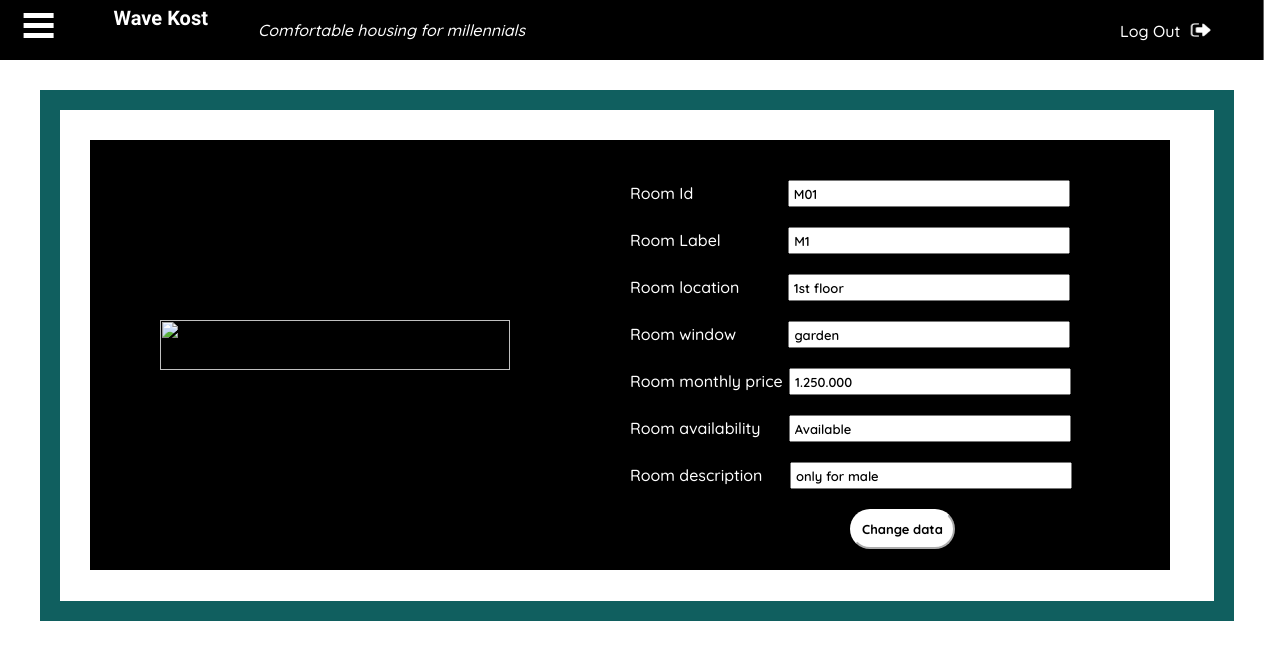
Page /r_edit.php?room_id=M01 on the committed database.
### tables this page shows
CREATE TABLE `myroom` (
  `room_id` varchar(100) NOT NULL,
  `room_label` varchar(100) NOT NULL,
  `room_location` varchar(100) NOT NULL,
  `room_window` varchar(100) NOT NULL,
  `room_monthly_price` varchar(100) NOT NULL,
  `room_availability` varchar(100) NOT NULL,
  `room_description` varchar(255) NOT NULL
);

### functionn/function.php (called while the page is built, shortened)
<?php
$conn= mysqli_connect("localhost", "root", "", "room");
function query($query){
    global $conn;
    $result= mysqli_query($conn, $query);
    $rows= [];
    while ($row= mysqli_fetch_assoc($result)){
        $rows[]= $row;
    }
    return $rows;
}

### r_edit.php (the view, shortened to what this page needs)
<?php
require 'functionn/function.php';
$room_id= $_GET["room_id"];
$myroom= query("SELECT * FROM myroom WHERE room_id= '$room_id'")[0];
?>
<!DOCTYPE html>
<html lang="en">
<head>
    <link rel="stylesheet" href="css/r_edit.css">
</head>
<body>
<div class="sidebar">
        <div class="toggleBtn">
            <span> </span>
            <span> </span>
            <span> </span>
        </div>
    <h3 class="wave">Wave Kost <span class="desc">Comfortable housing for millennials</span>
    <span class="logout"><a href="login.php">Log Out<img src="img/logout1.png" style="width:20px; height:14px;"/></span></a></h3>
</div>
<div id="edit">
    <div id="input">
    <h1 ><img src="https://see.fontimg.com/api/renderfont4/1GMVL/eyJyIjoiZnMiLCJoIjo4MSwidyI6MTUwMCwiZnMiOjU0LCJmZ2MiOiIjRjZFQUVBIiwiYmdjIjoiI0YyRjJGMiIsInQiOjF9/RWRpdCBEYXRh/game-of-squids.png"></h1>
          <form action="" method="post">
          <ul>
           <br>
                <label for="room_id">Room Id </label>
                <input type="text" name="room_id" id="room_id" required value="<?= $myroom["room_id"]; ?>" style="margin-left: 90px;">
           <br><br>
                <label for="name">Room Label </label>
                <input type="text" name="room_label" id="room_label" value="<?= $myroom["room_label"]; ?>"  style="margin-left: 63px;">
           <br><br>
                <label for="gender">Room location </label>
                <input type="text" name="room_location" id="room_location" value="<?= $myroom["room_location"]; ?>" style="margin-left: 44px;">
           <br><br>
                <label for="email">Room window  </label>
                <input type="text" name="room_window" id="room_window" value="<?= $myroom["room_window"]; ?>" style="margin-left: 48px;">
           <br><br>
                <label for="id_card">Room monthly price  </label>
                <input type="text" name="room_monthly_price" id="room_monthly_price" value="<?= $myroom["room_monthly_price"]; ?>"style="margin-left: 2px;">
           <br><br>
                <label for="id_card">Room availability  </label>
                <input type="text" name="room_availability" id="room_availability" value="<?= $myroom["room_availability"]; ?>" style="margin-left: 24px;">
           <br><br>
                <label for="id_card">Room description </label>
                <input type="text" name="room_description" id="room_description" value="<?= $myroom["room_description"]; ?>" style="margin-left: 23px;">
           <br><br>
                <button type="submit" name="submit">Change data</button>
        </ul>
          </form>
     </div>
</div>
</body>
</html>

### css/r_edit.css (style rules this page uses)
body { padding: 0; margin: 0; box-sizing: border-box; }
#edit { background: none; transition: all 1s; }
#input { display: flex; padding: 10px; background: none; border: 20px solid #105F5F; margin-top: 30px; margin-left: 40px; margin-right: 40px; margin-bottom: 20px; }
#input h1 { width: 500px; height: 430px; background: black; margin-top: 20px; margin-left: 20px; }
#input h1 img { color: white; font-size: 20px; margin-left: 40px; margin-top: 150px; padding: 30px; width: 350px; height: 50px; }
#input form ul { color: white; display: flexbox; justify-content: space-evenly; background: black; font-family: 'Quicksand', sans-serif; font-weight: 500; font-size: 16px; margin-top: 20px; padding-right: 40px; padding-left: 40px; padding-top: 20px; height: 410px; width: 500px; }
#input form ul input { width: 270px; height: 15px; font-family: 'Quicksand', sans-serif; font-weight: 600; font-size: 13px; padding: 4px; }
#input form ul button { background: white; margin-left: 220px; border-radius: 20px; border-color: white; font-family: 'Quicksand', sans-serif; font-weight: 700; font-size: 13px; padding: 10px; cursor: pointer; }
.sidebar { display: -webkit-sticky; position: sticky; top: 0; justify-content: space-between; width: 1560px; height: 60px; Left: 10px; background-color: black; z-index: 2; transform: translateX(-19%); }
.sidebar h3 { display: flex; margin-top: 0; padding-right: 15px; padding-top: 6px; color: white; margin-left: 410px; font-family: 'Rock Salt', cursive; font-size: 20px; }
.sidebar h3 span.desc { margin-top: 0; padding-left: 50px; padding-top: 14px; padding-right: 10px; color: white; font-family: 'Quicksand', sans-serif; font-weight: 500; font-size: 16px; font-style: italic; }
.sidebar h3 span.logout { margin-top: 0; padding-top: 13px; color: white; margin-left: 585px; font-family: 'Quicksand', sans-serif; font-weight: 500; font-size: 16px; z-index: 3; }
.sidebar h3 span.logout img { padding-top: 4px; margin-left: 10px; }
.sidebar h3 span.logout a { text-decoration: none; color: white; }
.toggleBtn { margin-left: 320px; top: 8px; bottom: 8px; position: absolute; }
.toggleBtn span { display: flex; flex-direction: column; width: 30px; height: 5px; background: white; margin: 5px 0px; position: relative; transition: all 0.5s; z-index: 2; }
.toggleBtn span:nth-child(2) { transform-origin: 0 0; }
.toggleBtn span:nth-child(4) { transform-origin: 0 100%; }

### rows in the picture
myroom: room_id "M01", room_label "M1", room_location "1st floor", room_window "garden", room_monthly_price "1.250.000", room_availability "Available", room_description "only for male"
